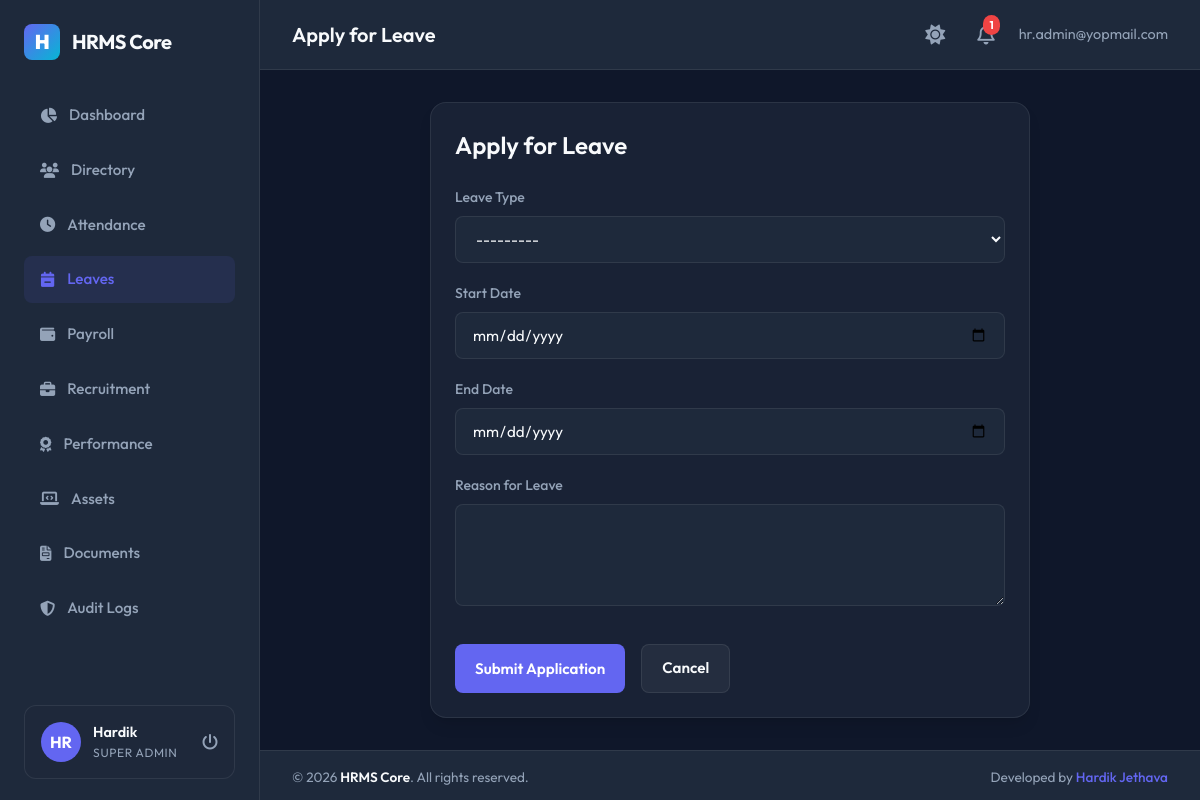
The app's page /leaves/apply/ (signed in) with its own data.
### apps/accounts/models.py (models this page shows, shortened)
class User(AbstractBaseUser, PermissionsMixin, TimeStampedModel):
    ROLE_CHOICES = (
        ('Super Admin', 'Super Admin'),
        ('HR Manager', 'HR Manager'),
        ('Department Manager', 'Department Manager'),
        ('Employee', 'Employee'),
    )
    email = models.EmailField(unique=True)
    employee_code = models.CharField(max_length=50, unique=True, null=True, blank=True)
    role = models.CharField(max_length=30, choices=ROLE_CHOICES, default='Employee')
    is_active = models.BooleanField(default=True)
    is_staff = models.BooleanField(default=False)
    objects = UserManager()
    USERNAME_FIELD = 'email'
    REQUIRED_FIELDS = []

### apps/employees/models.py (models this page shows, shortened)
class Employee(TimeStampedModel):
    GENDER_CHOICES = (
        ('Male', 'Male'),
        ('Female', 'Female'),
        ('Other', 'Other'),
    )
    EMPLOYMENT_TYPE_CHOICES = (
        ('Full Time', 'Full Time'),
        ('Part Time', 'Part Time'),
        ('Contract', 'Contract'),
        ('Intern', 'Intern'),
    )
    EMPLOYMENT_STATUS_CHOICES = (
        ('Active', 'Active'),
        ('Probation', 'Probation'),
        ('Notice Period', 'Notice Period'),
        ('Resigned', 'Resigned'),
        ('Terminated', 'Terminated'),
    )
    user = models.OneToOneField(
        settings.AUTH_USER_MODEL,
        on_delete=models.CASCADE,
        related_name='employee_profile'
    )
    employee_id = models.CharField(max_length=50, unique=True)
    first_name = models.CharField(max_length=50)
    last_name = models.CharField(max_length=50)
    personal_email = models.EmailField(unique=True)
    phone = models.CharField(max_length=20, blank=True)
    date_of_birth = models.DateField(null=True, blank=True)
    gender = models.CharField(max_length=10, choices=GENDER_CHOICES, blank=True)
    joining_date = models.DateField()
    employment_type = models.CharField(max_length=30, choices=EMPLOYMENT_TYPE_CHOICES, default='Full Time')
    employment_status = models.CharField(max_length=30, choices=EMPLOYMENT_STATUS_CHOICES, default='Active')
    designation = models.CharField(max_length=100)
    department = models.ForeignKey(
        'departments.Department',
        on_delete=models.SET_NULL,
        null=True,
        blank=True,
        related_name='employees'
    )
    manager = models.ForeignKey(
        'self',
        on_delete=models.SET_NULL,
        null=True,
        blank=True,
        related_name='subordinates'
    )
    address = models.TextField(blank=True)
    city = models.CharField(max_length=100, blank=True)
    state = models.CharField(max_length=100, blank=True)
    country = models.CharField(max_length=100, blank=True)
    postal_code = models.CharField(max_length=20, blank=True)
    profile_picture = models.ImageField(upload_to='profile_pics/', null=True, blank=True)

### apps/leaves/views.py (the view)
# urls.py: path('apply/', views.leave_apply, name='leave_apply'),
@login_required
def leave_apply(request):
    employee = getattr(request.user, 'employee_profile', None)
    if not employee:
        messages.error(request, "Only employees with active profiles can apply for leave.")
        return redirect('leave_list')
    if request.method == 'POST':
        form = LeaveRequestForm(request.POST)
        if form.is_valid():
            try:
                from services import leave_service
                leave_service.apply_leave(employee, form.cleaned_data)
                messages.success(request, "Leave request submitted successfully!")
                return redirect('leave_list')
            except Exception as e:
                messages.error(request, f"Error: {str(e)}")
    else:
        form = LeaveRequestForm()
    return render(request, 'leaves/leave_form.html', {'form': form, 'title': 'Apply for Leave'})

### apps/leaves/forms.py (shortened to what this page needs)
class LeaveRequestForm(forms.ModelForm):
    class Meta:
        model = LeaveRequest
        fields = ['leave_type', 'start_date', 'end_date', 'reason']
        widgets = {
            'leave_type': forms.Select(attrs={'class': 'form-control', 'id': 'leave_type'}),
            'start_date': forms.DateInput(attrs={'class': 'form-control', 'type': 'date', 'id': 'leave_start'}),
            'end_date': forms.DateInput(attrs={'class': 'form-control', 'type': 'date', 'id': 'leave_end'}),
            'reason': forms.Textarea(attrs={'class': 'form-control', 'rows': 4, 'id': 'leave_reason'}),
        }

### apps/leaves/models.py (called while the page is built)
    def __str__(self):
        return f"{self.name} ({self.days_per_year} days/yr)"

### templates/leaves/leave_form.html (shortened to what this page needs)
{% extends 'base.html' %}
{% block page_header %}{{ title }}{% endblock %}
{% block content %}
<div style="max-width: 600px; margin: 0 auto;">
    <div class="card">
        <h2 style="font-size: 1.5rem; margin-bottom: 1.5rem; font-weight: 600;">Apply for Leave</h2>
        <form method="POST">
            <div class="form-group">
                <label class="form-label" for="leave_type">Leave Type</label>
                {{ form.leave_type }}
            </div>
            <div class="form-group">
                <label class="form-label" for="leave_start">Start Date</label>
                {{ form.start_date }}
            </div>
            <div class="form-group">
                <label class="form-label" for="leave_end">End Date</label>
                {{ form.end_date }}
            </div>
            <div class="form-group" style="margin-bottom: 2rem;">
                <label class="form-label" for="leave_reason">Reason for Leave</label>
                {{ form.reason }}
            </div>
            <div style="display: flex; gap: 1rem;">
                <button type="submit" class="btn btn-primary" id="btn_submit_leave_form">Submit Application</button>
                <a href="{% url 'leave_list' %}" class="btn btn-secondary" id="btn_cancel_leave_form">Cancel</a>
            </div>
        </form>
    </div>
</div>
{% endblock %}

### templates/base.html (shortened to what this page needs)
{% load static %}
<!DOCTYPE html>
<html lang="en">
<head>
    <link rel="stylesheet" href="https://cdnjs.cloudflare.com/ajax/libs/font-awesome/6.4.0/css/all.min.css">
    <link rel="stylesheet" href="{% static 'css/styles.css' %}">
</head>
<body>
    <div class="app-container">
        {% if user.is_authenticated %}
        <aside class="sidebar">
            <div class="brand-section">
                <div class="brand-logo">H</div>
                <span>HRMS Core</span>
            </div>
            <nav style="flex-grow: 1;">
                <ul class="menu-list">
                    <li class="menu-item {% if request.resolver_match.url_name == 'dashboard' %}active{% endif %}">
                        <a href="{% url 'dashboard' %}">
                            <i class="fa-solid fa-chart-pie"></i>
                            <span>Dashboard</span>
                        </a>
                    </li>
                    <li class="menu-item {% if '/employees/' in request.path %}active{% endif %}">
                        <a href="{% url 'employee_list' %}">
                            <i class="fa-solid fa-users"></i>
                            <span>Directory</span>
                        </a>
                    </li>
                    <li class="menu-item {% if '/attendance/' in request.path %}active{% endif %}">
                        <a href="{% url 'attendance_list' %}">
                            <i class="fa-solid fa-clock"></i>
                            <span>Attendance</span>
                        </a>
                    </li>
                    <li class="menu-item {% if '/leaves/' in request.path %}active{% endif %}">
                        <a href="{% url 'leave_list' %}">
                            <i class="fa-solid fa-calendar-minus"></i>
                            <span>Leaves</span>
                        </a>
                    </li>
                    <li class="menu-item {% if '/payroll/' in request.path %}active{% endif %}">
                        <a href="{% url 'payroll_list' %}">
                            <i class="fa-solid fa-wallet"></i>
                            <span>Payroll</span>
                        </a>
                    </li>
                    {% if user.role == 'Super Admin' or user.role == 'HR Manager' %}
                    <li class="menu-item {% if '/recruitment/' in request.path %}active{% endif %}">
                        <a href="{% url 'recruitment_list' %}">
                            <i class="fa-solid fa-briefcase"></i>
                            <span>Recruitment</span>
                        </a>
                    </li>
                    {% endif %}
                    <li class="menu-item {% if '/performance/' in request.path %}active{% endif %}">
                        <a href="{% url 'performance_list' %}">
                            <i class="fa-solid fa-award"></i>
                            <span>Performance</span>
                        </a>
                    </li>
                    <li class="menu-item {% if '/assets/' in request.path %}active{% endif %}">
                        <a href="{% url 'asset_list' %}">
                            <i class="fa-solid fa-laptop-code"></i>
                            <span>Assets</span>
                        </a>
                    </li>
                    <li class="menu-item {% if '/documents/' in request.path %}active{% endif %}">
                        <a href="{% url 'document_list' %}">
                            <i class="fa-solid fa-file-invoice"></i>
                            <span>Documents</span>
                        </a>
                    </li>
                    {% if user.role == 'Super Admin' %}
                    <li class="menu-item {% if '/auditlogs/' in request.path %}active{% endif %}">
                        <a href="{% url 'audit_list' %}">
                            <i class="fa-solid fa-shield-halved"></i>
                            <span>Audit Logs</span>
                        </a>
                    </li>
                    {% endif %}
                </ul>
            </nav>
            <div class="user-profile-widget">
                <div class="user-avatar">
                    {% if user.employee_profile.profile_picture %}
                        <img src="{{ user.employee_profile.profile_picture.url }}" alt="Profile Pic">
                    {% else %}
                        <span>{{ user.email|slice:":2"|upper }}</span>
                    {% endif %}
                </div>
                <div class="user-info">
                    <span class="user-name">{{ user.employee_profile.first_name|default:"User" }}</span>
                    <span class="user-role">{{ user.role }}</span>
                </div>
                <a href="{% url 'logout' %}" style="margin-left: auto; color: var(--text-secondary);" title="Sign Out">
                    <i class="fa-solid fa-power-off"></i>
                </a>
            </div>
        </aside>
        {% endif %}
        <main class="main-content">
            {% if user.is_authenticated %}
            <header class="top-navbar">
                <div class="page-title">
                    {% block page_header %}HR Management System{% endblock %}
                </div>
                <div class="navbar-actions">
                    <button id="theme-toggle" style="background: none; border: none; font-size: 1.25rem; color: var(--text-secondary); cursor: pointer; transition: var(--transition-all); margin-right: 0.5rem; display: flex; align-items: center;" title="Toggle Light/Dark Theme">
                        <i class="fa-solid fa-sun" id="theme-toggle-icon"></i>
                    </button>
                    <div class="notification-badge" onclick="location.href='{% url 'notification_list' %}'">
                        <i class="fa-regular fa-bell"></i>
                        <span class="badge-count" id="unread-count">0</span>
                    </div>
                    <span style="font-size: 0.9rem; color: var(--text-secondary)">
                        {{ user.email }}
                    </span>
                </div>
            </header>
            {% endif %}
            <div class="content-frame">
                {% block content %}{% endblock %}
            </div>
            {% if user.is_authenticated %}
            <footer class="app-footer">
                <div class="footer-copyright">
                    &copy; {% now "Y" %} <span>HRMS Core</span>. All rights reserved.
                </div>
                <div class="footer-author">
                    Developed by <a href="https://github.com/hardikjethava-dev" target="_blank" rel="noopener noreferrer">Hardik Jethava</a>
                </div>
            </footer>
            {% endif %}
        </main>
    </div>
</body>
</html>

### records on screen
User: email "HR", employee_profile.first_name "Hardik", role "SUPER ADMIN", email "hr.admin@yopmail.com"

### other values on screen
{{ title }} "Apply for Leave"
